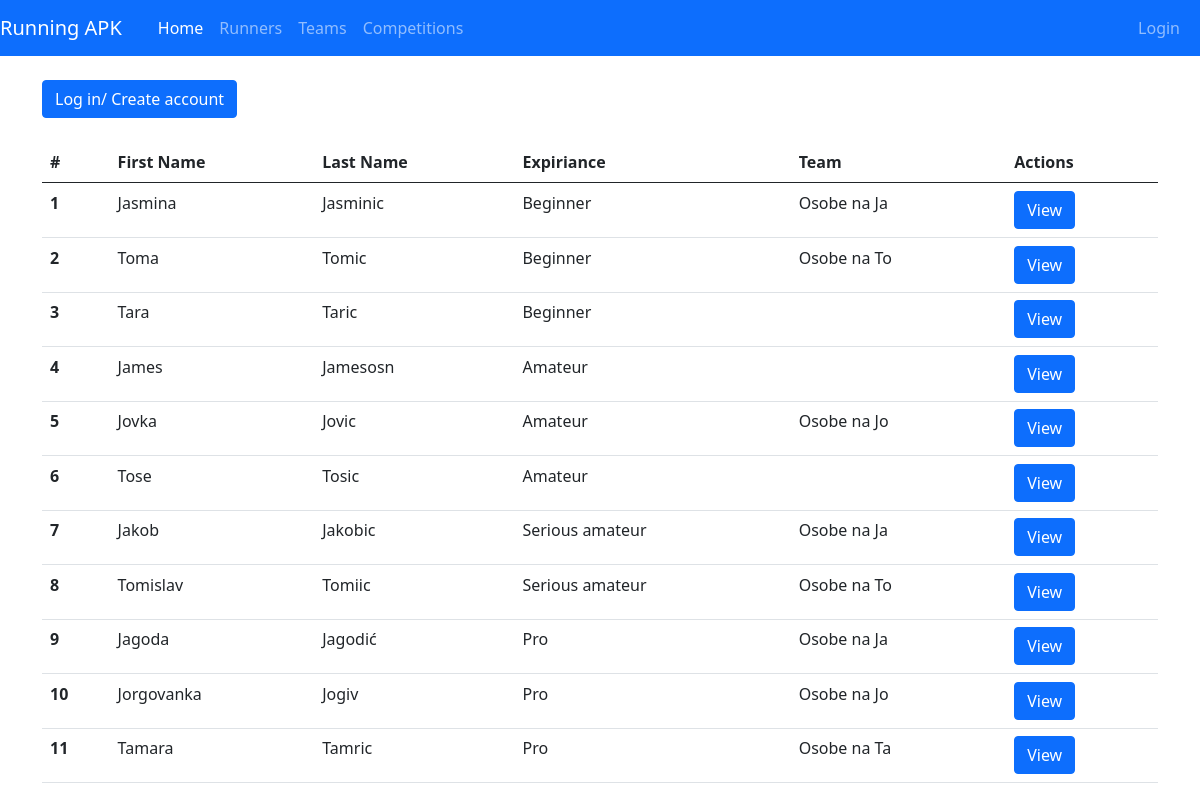
Page /viewallpeople.php on the committed database.
### tables this page shows
CREATE TABLE `persons` (
  `person_id` int(11) NOT NULL,
  `firstname` varchar(100) NOT NULL,
  `lastname` varchar(100) NOT NULL,
  `dateofbirth` date NOT NULL,
  `emailaddress` varchar(100) NOT NULL,
  `contactnumber` varchar(15) NOT NULL,
  `speciality_id` int(11) DEFAULT NULL,
  `avatar_path` varchar(200) DEFAULT NULL,
  `password` varchar(50) NOT NULL,
  `team_id` int(11) DEFAULT NULL,
  `sex` varchar(1) NOT NULL
);

CREATE TABLE `specialties` (
  `specialty_id` int(11) NOT NULL,
  `name_specialty` varchar(50) NOT NULL
);

CREATE TABLE `team` (
  `team_id` int(11) NOT NULL,
  `name` varchar(70) NOT NULL,
  `parentteam_id` int(11) DEFAULT NULL
);

### db/conn.php (called while the page is built, shortened)
<?php
    $host = 'remotemysql.com';
    $db ='M7UijrD2Si';
    $user = 'M7UijrD2Si';
    $pass = 'a7SsbYzcyv';
    $charset = 'utf8mb4';
    $dsn = "mysql:host=$host;dbname=$db;charset=$charset";
    try{
        $pdo=new PDO($dsn, $user, $pass);
        $pdo->setAttribute(PDO::ATTR_ERRMODE, PDO::ERRMODE_EXCEPTION);
    }
    catch(PDOException $e){
       echo "Greska u conn.php";
        throw new PDOException($e->getMessage());
    }
    require_once 'crud.php';
    $crudDB = new crud($pdo);
?>

### db/crud.php (called while the page is built, shortened)
<?php
class crud
{
    private $db;
    function __construct($conn)
    {
        $this->db = $conn;
    }
    public function getAllPeopleNew(){
        try
        {
            $sql2="SELECT per.*,t.name as teamname,s.name_specialty as specialty FROM persons per
            left join team t on per.team_id=t.team_id
            inner join specialties s on per.speciality_id = s.specialty_id";
            $result= $this->db->query($sql2);
            return $result;
        }
        catch (PDOException $e)
        {
            echo '   usao u catch getAllPeopleNew ';
            echo $e->getMessage();
            return false;
        }
    }
}
?>

### viewallpeople.php (the view, shortened to what this page needs)
<?php
    require_once 'includes/header.php';
    require_once 'db/conn.php';
    $results=$crudDB->getAllPeopleNew();
?>
    <?php  if(isset($_SESSION['userid']) && $_SESSION['permission']=='admin'){                 ?>
                <a href="signup.php"  class="btn btn-primary">Add new runner </a>
    <?php }else if(!isset($_SESSION['userid'])) { ?>
        <a href="login.php"  class="btn btn-primary">Log in/ Create account </a>
    <?php } ?>
    <br><br>
    <table class="table">
        <thead>
            <tr>
                <th>#</th>
                <th scope="col">First Name</th>
                <th scope="col">Last Name</th>
                <th scope="col">Expiriance</th>
                <th scope="col">Team</th>
                <th scope="col">Actions</th>
            </tr>
        </thead>
        <tbody>
            <?php $counter=0; while($r= $results->fetch(PDO::FETCH_ASSOC))    {  $counter+=1;   ?>
                <tr>
                    <th><?php echo $counter  ?></th>
                    <td><?php echo $r['firstname']  ?></td>
                    <td><?php echo $r['lastname']  ?></td>
                    <td><?php echo $r['specialty'] ?></td>
                    <td><?php echo $r['teamname']  ?></td>
                    <td>
                        <a href="viewoneperson.php?id=<?php echo $r['person_id']  ?>" class="btn btn-primary">View </a>
                    </td>
                <tr>
            <?php }    ?>
        </tbody>
    </table>
<br>
<br>
<br>
<br>
<br>
<?php require_once 'includes/footer.php' ?>

### rows in the picture
persons: firstname "Jasmina", lastname "Jasminic", speciality.name_specialty "Beginner", team.name "Osobe na Ja"
persons: firstname "Toma", lastname "Tomic", speciality.name_specialty "Beginner", team.name "Osobe na To"
persons: firstname "Tara", lastname "Taric", speciality.name_specialty "Beginner"
persons: firstname "James", lastname "Jamesosn", speciality.name_specialty "Amateur"
persons: firstname "Jovka", lastname "Jovic", speciality.name_specialty "Amateur", team.name "Osobe na Jo"
persons: firstname "Tose", lastname "Tosic", speciality.name_specialty "Amateur"
persons: firstname "Jakob", lastname "Jakobic", speciality.name_specialty "Serious amateur", team.name "Osobe na Ja"
persons: firstname "Tomislav", lastname "Tomiic", speciality.name_specialty "Serious amateur", team.name "Osobe na To"
persons: firstname "Jagoda", lastname "Jagodić", speciality.name_specialty "Pro", team.name "Osobe na Ja"
persons: firstname "Jorgovanka", lastname "Jogiv", speciality.name_specialty "Pro", team.name "Osobe na Jo"
persons: firstname "Tamara", lastname "Tamric", speciality.name_specialty "Pro", team.name "Osobe na Ta"
